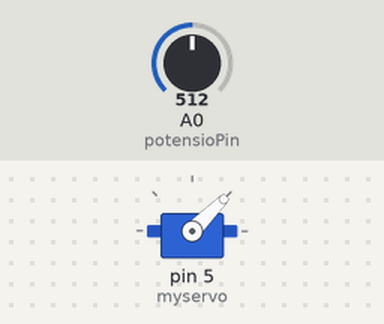
A sketch run on a simulated Arduino Uno, built with avr-gcc and run on an emulated ATmega328P. On the bench: servo. Inputs (shaded band) come from the test bench; at power-on: A0 (potensioPin) = 512.

Above: at 1.2 s.
1.3 s: A0 (potensioPin) set to 716
At 1.6 s:
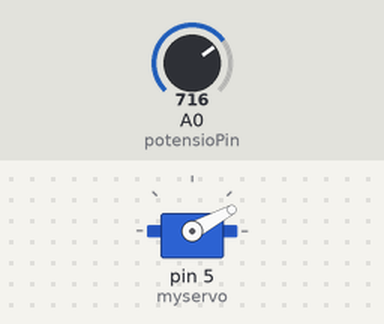
2.8 s: A0 (potensioPin) set to 900
At 3.6 s:
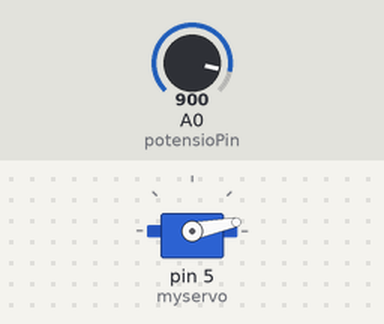
4.3 s: A0 (potensioPin) set to 306
At 5.1 s:
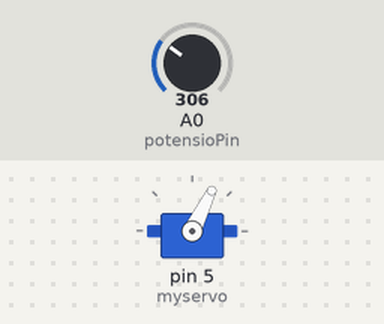
5.8 s: A0 (potensioPin) set to 122
At 7.1 s:
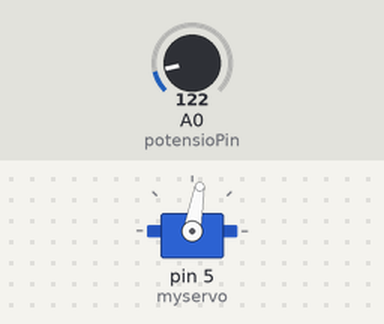
Timing chart, 0 to 8.3 s (numbered marks = the images above; inputs shaded):
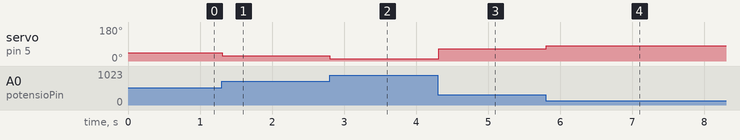

Measured:
- after the input at 1.3 s, servo on pin 5 (myservo): 45° → 28° at once
- after the input at 2.8 s, servo on pin 5 (myservo): 28° → 11° at once
- after the input at 4.3 s, servo on pin 5 (myservo): 11° → 64° at once
- after the input at 5.8 s, servo on pin 5 (myservo): 64° → 80° at once

The sketch:

Servo_BLPT.ino
```cpp
#include <Servo.h>
#define potensioPin A0
Servo myservo;

int val;

void setup(){
myservo.attach(5);
}

void loop(){
val = analogRead(potensioPin);
val =map(val, 0, 1023, 90, 0);
myservo.write(val);
delay(15);
}
```
